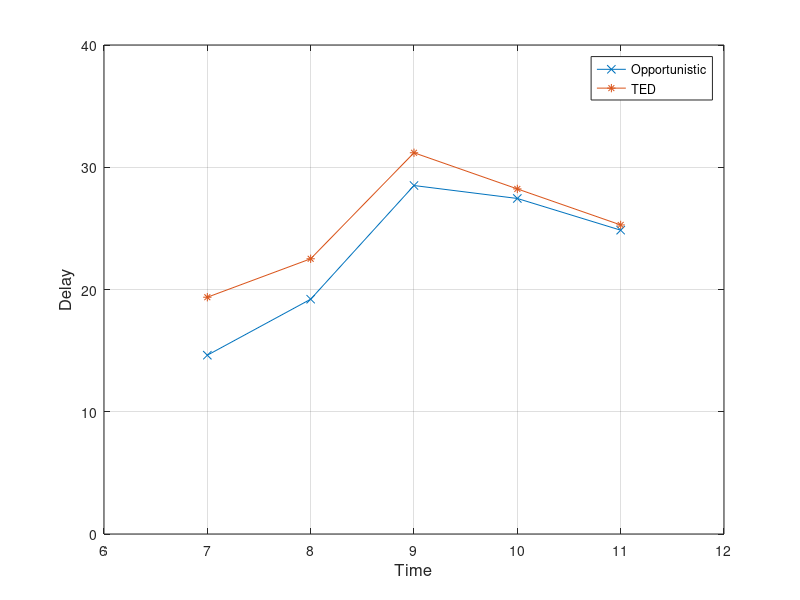

This chart was generated by the following MATLAB code:
x=[7 8 9 10 11]
y1=[19.3686 22.5126 31.1857 28.228 25.2813 ]
y=[14.6256 19.206 28.505 27.4464 24.8523]
plot(x, y, '-x', x, y1, '-*')
axis([6 12 0 40])
xlabel('Time', 'fontsize',12)
ylabel('Delay','fontsize',12)
legend('Opportunistic', 'TED')
grid on
%set(h, 'Box', 'on')
